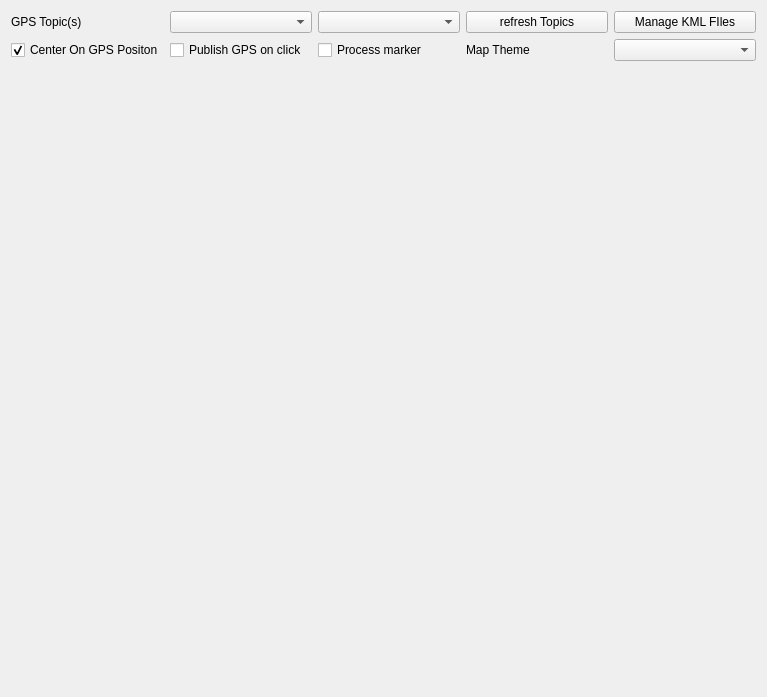
<?xml version="1.0" encoding="UTF-8"?>
<ui version="4.0">
 <class>Form</class>
 <widget class="QWidget" name="Form">
  <property name="geometry">
   <rect>
    <x>0</x>
    <y>0</y>
    <width>767</width>
    <height>697</height>
   </rect>
  </property>
  <property name="windowTitle">
   <string>Marble PLugin</string>
  </property>
  <layout class="QVBoxLayout" name="verticalLayout">
   <item>
    <layout class="QGridLayout" name="gridLayout">
     <item row="0" column="1">
      <widget class="QComboBox" name="comboBox_current_gps"/>
     </item>
     <item row="7" column="0" colspan="5">
      <widget class="rqt_marble_plugin::DrawableMarbleWidget" name="MarbleWidget" native="true"/>
     </item>
     <item row="0" column="0">
      <widget class="QLabel" name="label">
       <property name="sizePolicy">
        <sizepolicy hsizetype="Minimum" vsizetype="Minimum">
         <horstretch>0</horstretch>
         <verstretch>0</verstretch>
        </sizepolicy>
       </property>
       <property name="maximumSize">
        <size>
         <width>100</width>
         <height>16777215</height>
        </size>
       </property>
       <property name="text">
        <string>GPS Topic(s)</string>
       </property>
      </widget>
     </item>
     <item row="0" column="2">
      <widget class="QComboBox" name="comboBox_matched_gps"/>
     </item>
     <item row="0" column="3">
      <widget class="QPushButton" name="refreshButton">
       <property name="maximumSize">
        <size>
         <width>150</width>
         <height>16777215</height>
        </size>
       </property>
       <property name="text">
        <string>refresh Topics</string>
       </property>
       <property name="iconSize">
        <size>
         <width>16</width>
         <height>16</height>
        </size>
       </property>
      </widget>
     </item>
     <item row="5" column="1">
      <widget class="QCheckBox" name="checkBox_publish_gps">
       <property name="text">
        <string>Publish GPS on click</string>
       </property>
      </widget>
     </item>
     <item row="5" column="0">
      <widget class="QCheckBox" name="checkBox_center">
       <property name="text">
        <string>Center On GPS Positon</string>
       </property>
       <property name="checked">
        <bool>true</bool>
       </property>
      </widget>
     </item>
     <item row="0" column="4">
      <widget class="QPushButton" name="manageKMLButton">
       <property name="maximumSize">
        <size>
         <width>150</width>
         <height>16777215</height>
        </size>
       </property>
       <property name="text">
        <string>Manage KML FIles</string>
       </property>
      </widget>
     </item>
     <item row="5" column="2">
      <widget class="QCheckBox" name="checkBox_process_marker">
       <property name="text">
        <string>Process marker</string>
       </property>
      </widget>
     </item>
     <item row="5" column="3">
      <widget class="QLabel" name="label_2">
       <property name="sizePolicy">
        <sizepolicy hsizetype="Minimum" vsizetype="Minimum">
         <horstretch>0</horstretch>
         <verstretch>0</verstretch>
        </sizepolicy>
       </property>
       <property name="text">
        <string>Map Theme</string>
       </property>
      </widget>
     </item>
     <item row="5" column="4">
      <widget class="QComboBox" name="comboBox_theme"/>
     </item>
    </layout>
   </item>
  </layout>
 </widget>
 <customwidgets>
  <customwidget>
   <class>rqt_marble_plugin::DrawableMarbleWidget</class>
   <extends>QWidget</extends>
   <header>rqt_marble_plugin/drawable_marble_widget.h</header>
   <container>1</container>
  </customwidget>
 </customwidgets>
 <resources/>
 <connections/>
</ui>
